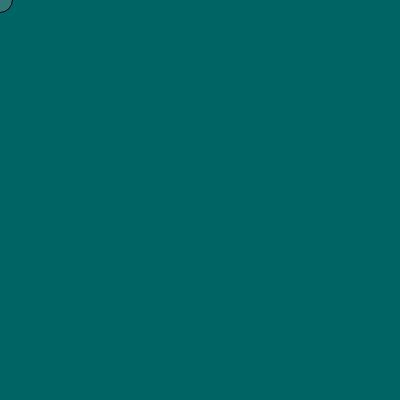
Frame 1 (no input)
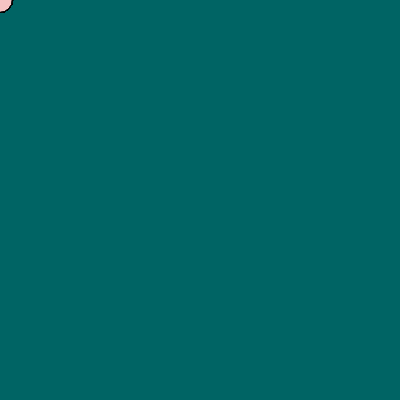
Frame 60 (no input)
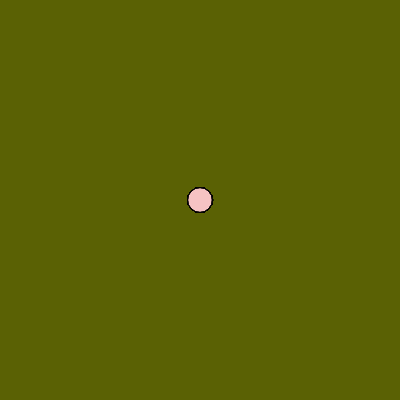
Frame 120 (the mouse pressed at the canvas centre since frame 60)

The p5.js sketch that drew these frames (run headless with seeded random() and noise() and a simulated clock; from frame 60 on, the mouse is pressed at the canvas centre):

// p5.js sketch
// ── sketch.js
function setup() {
  createCanvas(400, 400);
  background(0, 100, 100);
}

function draw() {
  
  
  
//   line(0, 50, 400, 300)
//   rectMode(CENTER)
//   rect(200,200,150,150)
  
  fill(250, 200, 200, 50)
  ellipse(mouseX,mouseY, 25, 25, 25)
  
}

function mousePressed() {
  background(Math.random()*100,Math.random()*100,Math.random()*100)
}
